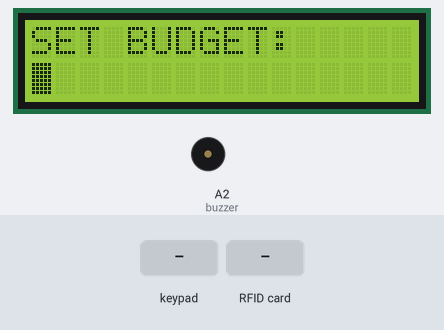
Simulated run of this sketch. Board: Arduino Uno, built with avr-gcc and run on an emulated ATmega328P. On the bench: 16×2 character LCD, buzzer (waves = sounding, pin HIGH). The inputs (shaded band) are chosen by the test bench. Pins used as bus, display or sensor lines are not drawn; what the sketch prints to the serial monitor is not drawn.

Above: at 3.3 s.
3.4 s: keypad keys 2 3 4 5 6 pressed 0.4 s apart
At 3.86 s:
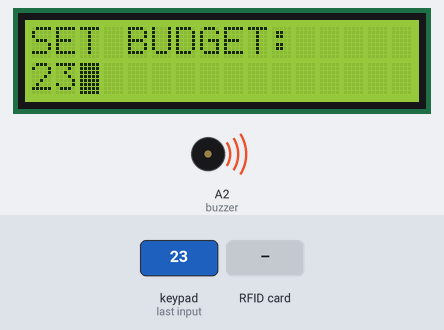
6.9 s: key 'H' pressed
At 8.5 s:
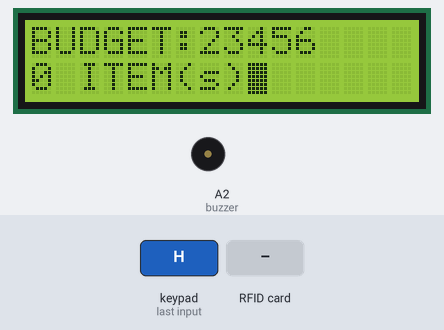
9.0 s: key 'E' pressed
At 10.2 s:
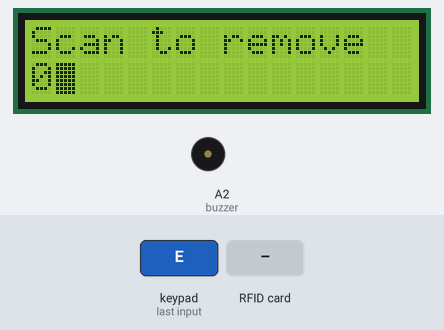
10.5 s: RFID card 3C 1A D8 37 held to the reader
At 11.7 s:
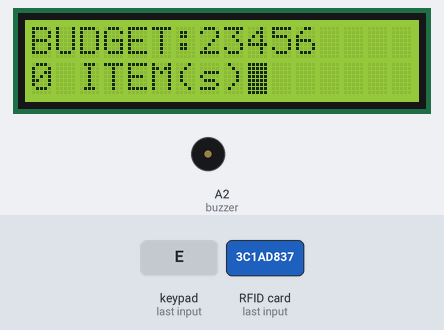
12.0 s: key 'G' pressed
At 12.7 s:
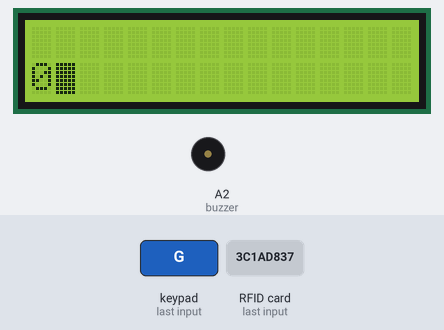
13.5 s: RFID card 23 B5 09 07 held to the reader
At 14.2 s:
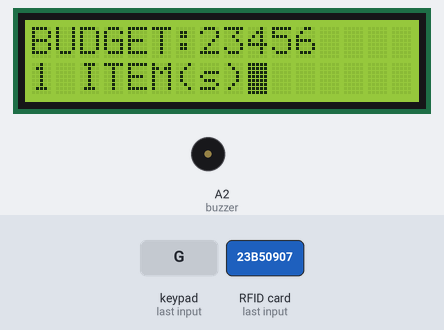
Timing chart, 0 to 16.0 s (numbered marks = the images above; inputs shaded):
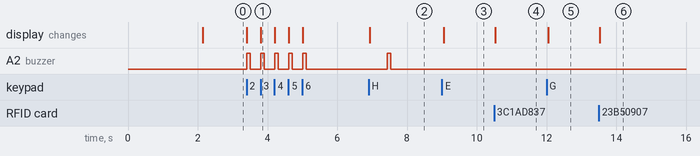

The sketch:

SMART_CART.ino
```cpp
// KEYPAD LIBS
#include <Keypad.h>

// I2C LCD LIBRARIES
#include <Wire.h>
#include <LiquidCrystal_I2C.h>
//#include <LiquidCrystal.h>
LiquidCrystal_I2C lcd(0x27, 16, 2); // set the LCD address to 0x27 for a 16 chars and 2 line display

// RFID LIBS
#include <SPI.h>
#include <MFRC522.h>

#define RST_PIN 9 // Configurable, see typical pin layout above
#define SS_PIN 10
MFRC522 mfrc522(SS_PIN, RST_PIN); // Create MFRC522 instance.

// BUZZER PIN DECLARATION
const byte buzzer = A2;
const byte numOfItems = 5;
byte currentPage = 0;

// Declaring Item Data Type
struct Item
{
  String id;
  unsigned int itemPrice;
  String itemName;
};

struct Found {
  bool found;
  unsigned int id;
};

// Declaring and Initializing Items
Item items[numOfItems] = {
  {"3C 1A D8 37", 10000, "Rice 50kg"},
  {"23 B5 09 07", 5000, "Dressed Chicken"},
  {"C5 76 58 23", 2000, "Milk 50kg"},
  {"C5 93 69 23", 25000, "Hamper Pack"},
  {"C5 F2 F3 23", 1000, "Corn Flakes"}
};

Item cart[20];
int cartCounter = 0;

// KEYPAD SETUP
const byte ROWS = 5; // 5 rows
const byte COLS = 4; // 4 columns

char specialKeysID[] = {
  'A', 'B', '#', '*',
  '1', '2', '3', 'C',
  '4', '5', '6', 'D',
  '7', '8', '9', 'E',
  'F', '0', 'G', 'H'
};

char keys[ROWS][COLS] = {
  {specialKeysID[0], specialKeysID[1], specialKeysID[2], specialKeysID[3]},
  {specialKeysID[4], specialKeysID[5], specialKeysID[6], specialKeysID[7]},
  {specialKeysID[8], specialKeysID[9], specialKeysID[10], specialKeysID[11]},
  {specialKeysID[12], specialKeysID[13], specialKeysID[14], specialKeysID[15]},
  {specialKeysID[16], specialKeysID[17], specialKeysID[18], specialKeysID[19]}
};

byte rowPins[ROWS] = {2, 3, 4, 5, 6}; // connect to the row pinouts of the kpd
byte colPins[COLS] = {A1, A0, 8, 7};  // connect to the column pinouts of the kpd

Keypad keypad = Keypad(makeKeymap(keys), rowPins, colPins, ROWS, COLS);

unsigned long loopCount;
unsigned long startTime;
String msg;

const byte priceDigits = 15;
byte count = 0;
char *priceInput[priceDigits];

String inputString;
int inputInt;

void setup()
{
  // put your setup code here, to run once:
  pinMode(buzzer, OUTPUT);
  Serial.begin(9600);
  Serial.println("RFID");
  inputString.reserve(20);

  lcd.init();      // initialize the lcd
  lcd.backlight(); // Turns On BackLight

  lcd.setCursor(3, 0);
  lcd.print("SMART CART");
  delay(2000);

  SPI.begin(); // Initiate  SPI bus
  mfrc522.PCD_Init();

  initialLCD();
}

void initialLCD()
{
  lcd.clear();
  lcd.setCursor(0, 0);
  lcd.print("SET BUDGET:");

  lcd.setCursor(0, 1);
  lcd.blink();
  lcd.cursor();
}

void padBeep()
{
  digitalWrite(buzzer, HIGH);
  delay(100);
  digitalWrite(buzzer, LOW);
  delay(100);
}

void errorBeep()
{
  for (int i = 0; i < 4; i++) {
    digitalWrite(buzzer, HIGH);
    delay(100);
    digitalWrite(buzzer, LOW);
    delay(100);
  }

}

void loop()
{
  // put your main code here, to run repeatedly:
  char key = keypad.getKey();
  // just print the pressed key
  if (key)
  {
    Serial.println(key);

    if (key >= '0' && key <= '9')
    { // only act on numeric keys
      inputString += key;
      lcd.setCursor(0, 1);

      lcd.print(inputString); // append new character to input string
      padBeep();
    }
    else if (key == 'H')
    { // Enter Key
      if (inputString.length() > 0)
      {
        inputInt = inputString.toInt(); // YOU GOT AN INTEGER NUMBER
        printItemMessage();
        inputString = "";
        padBeep();
        while (1)
        {
          key = keypad.getKey();
          getRFID(true);
          if (key == 'E') {
            printItemDeleteMessage();
            while (1) {
              if (getRFID(false)) {
                printItemMessage();
                break;
              }
            }
          }else if (key == 'G'){
            if(currentPage <= cartCounter){
              displayCartItems(currentPage);
              currentPage++;
            }else{
              currentPage = 0;
            }

          }else if (key == 'F'){

          }
        }
      }
    }
    else if (key == 'E')
    { // ESC Key
      padBeep();
      inputString = "";
      initialLCD(); // clear input
    }
  }
}

void printItemMessage()
{
  lcd.clear(); // clear input
  lcd.setCursor(0, 0);
  lcd.print("BUDGET:" + String(inputInt));
  lcd.setCursor(0, 1);
  lcd.print(String(cartCounter) + " ITEM(s)");
  delay(500);
}

void printItemDeleteMessage()
{
  lcd.clear(); // clear input
  lcd.setCursor(0, 0);
  lcd.print("Scan to remove");
  lcd.setCursor(0, 1);
  lcd.print(String(getItemsCost(0)));

  delay(500);
}


bool getRFID(bool plus)
{
  // Look for new cards
  if (!mfrc522.PICC_IsNewCardPresent())
  {
    return;
  }
  // Select one of the cards
  if (!mfrc522.PICC_ReadCardSerial())
  {
    return;
  }
  // Show UID on serial monitor
  Serial.print("UID tag :");
  String content = "";
  byte letter;
  for (byte i = 0; i < mfrc522.uid.size; i++)
  {
    Serial.print(mfrc522.uid.uidByte[i] < 0x10 ? " 0" : " ");
    Serial.print(mfrc522.uid.uidByte[i], HEX);
    content.concat(String(mfrc522.uid.uidByte[i] < 0x10 ? " 0" : " "));
    content.concat(String(mfrc522.uid.uidByte[i], HEX));
  }
  Serial.println();
  content.toUpperCase();
  Found found = scanForItem(content.substring(1));
  if (found.found)
  {
    if (plus) {
      if (addItem(items[found.id])) {
        printItemMessage();
        delay(1500);
      }

    } else {
      if (removeItem(items[found.id])) {
        delay(1500);
        return true;
      }

    }

  } else {
    Serial.println(" Access denied");
  }

}

Found scanForItem(String content) {
  //content.substring(1)
  for (byte i = 0; i < numOfItems; i++)
  {
    if (content == items[i].id) // change here the UID of the card/cards that you want to give access
    {
      Found found = {true, i};
      return found;
    }
  }
  Found found = {false, 0};
  return found;
}

bool addItem(Item item)
{
  Serial.println(item.itemName);
  if (validateItem(item))
  {
    cart[cartCounter] = item;

    cartCounter++;
    return true;
  }
  else
  {
    Serial.println("Not Validated: " + item.itemName + " Price:" + String(item.itemPrice));
    printErrorMessage();
    return false;
  }
}

void printErrorMessage()
{
  lcd.clear(); // clear input
  lcd.setCursor(0, 0);
  lcd.print("Item Price");
  lcd.setCursor(0, 1);
  lcd.print("Exceeds Budget");
  errorBeep();
  delay(1500);
  lcd.clear();
  printItemMessage();
}

int getItemsCost(int costP) {
  int itemsCost = costP;
  if (cartCounter > 0)
  {
    for (int i = 0; i <= cartCounter; i++)
    {
      itemsCost += cart[i].itemPrice;
      Serial.println(String(i) + " in  " + String(cart[i].itemPrice));
    }
  }

  return itemsCost;
}
bool validateItem(Item item)
{
  int itemsCost = getItemsCost(item.itemPrice);
  Serial.println(String(itemsCost));

  if (itemsCost > inputInt)
  {
    return false;
  }
  else
  {
    return true;
  }
}

bool removeItem(Item item) {
  for (int i = 0; i <= cartCounter; i++)
  {
    if (cart[i].id == item.id) {
      cartCounter--;
      for (int j = i; j <= cartCounter; j++) {
        cart[j] = cart[j + 1];
      }
      printItemDeleteMessage();
      Serial.println(item.itemName + " has been removed ");
      Serial.println(getItemsCost(0) + "new Cost");
      return true;
    }

  }
}

void displayCartItems(byte page) {
  lcd.clear(); // clear input
  lcd.setCursor(0, 0);
  lcd.print(cart[page].itemName);
  lcd.setCursor(0, 1);
  lcd.print(cart[page].itemPrice);
}
```

Measured:
- after the input at 3.4 s, A2 (buzzer): alternates HIGH for 0.10 s and LOW for 0.30 s, 10 changes in all, then stays LOW, starting at once; the display: first changes at once (image 1 shows a later state)
- after the input at 6.9 s, A2 (buzzer): LOW → HIGH after 0.53 s, → LOW 0.10 s later; the display: changes at once (image 2)
- after the input at 9.0 s, the display: changes after 0.05 s (image 3)
- after the input at 10.5 s, the display: changes at once (image 4)
- after the input at 12.0 s, the display: changes after 0.05 s (image 5)
- after the input at 13.5 s, the display: changes at once (image 6)
